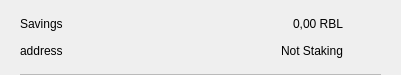
<?xml version="1.0" encoding="UTF-8"?>
<ui version="4.0">
 <class>CSRow</class>
 <widget class="QWidget" name="CSRow">
  <property name="geometry">
   <rect>
    <x>0</x>
    <y>0</y>
    <width>401</width>
    <height>75</height>
   </rect>
  </property>
  <property name="windowTitle">
   <string>Form</string>
  </property>
  <layout class="QVBoxLayout" name="verticalLayout">
   <property name="spacing">
    <number>0</number>
   </property>
   <property name="leftMargin">
    <number>20</number>
   </property>
   <property name="topMargin">
    <number>10</number>
   </property>
   <property name="rightMargin">
    <number>20</number>
   </property>
   <property name="bottomMargin">
    <number>0</number>
   </property>
   <item>
    <widget class="QWidget" name="info" native="true">
     <property name="minimumSize">
      <size>
       <width>0</width>
       <height>0</height>
      </size>
     </property>
     <layout class="QHBoxLayout" name="horizontalLayout_3">
      <property name="leftMargin">
       <number>0</number>
      </property>
      <property name="topMargin">
       <number>0</number>
      </property>
      <property name="rightMargin">
       <number>0</number>
      </property>
      <property name="bottomMargin">
       <number>10</number>
      </property>
      <item>
       <widget class="QWidget" name="container" native="true">
        <property name="minimumSize">
         <size>
          <width>0</width>
          <height>0</height>
         </size>
        </property>
        <layout class="QVBoxLayout" name="verticalLayout_2">
         <property name="spacing">
          <number>0</number>
         </property>
         <property name="leftMargin">
          <number>0</number>
         </property>
         <property name="topMargin">
          <number>0</number>
         </property>
         <property name="rightMargin">
          <number>0</number>
         </property>
         <property name="bottomMargin">
          <number>0</number>
         </property>
         <item>
          <layout class="QHBoxLayout" name="horizontalLayout">
           <item>
            <widget class="QLabel" name="labelName">
             <property name="toolTip">
              <string notr="true"/>
             </property>
             <property name="text">
              <string>Savings</string>
             </property>
            </widget>
           </item>
           <item>
            <spacer name="horizontalSpacer">
             <property name="orientation">
              <enum>Qt::Horizontal</enum>
             </property>
             <property name="sizeHint" stdset="0">
              <size>
               <width>40</width>
               <height>20</height>
              </size>
             </property>
            </spacer>
           </item>
           <item>
            <widget class="QLabel" name="labelAmount">
             <property name="text">
              <string>0,00 RBL</string>
             </property>
            </widget>
           </item>
          </layout>
         </item>
         <item>
          <layout class="QHBoxLayout" name="horizontalLayout_2">
           <item>
            <widget class="QLabel" name="labelAddress">
             <property name="toolTip">
              <string notr="true"/>
             </property>
             <property name="text">
              <string>address</string>
             </property>
            </widget>
           </item>
           <item>
            <spacer name="horizontalSpacer_2">
             <property name="orientation">
              <enum>Qt::Horizontal</enum>
             </property>
             <property name="sizeHint" stdset="0">
              <size>
               <width>40</width>
               <height>20</height>
              </size>
             </property>
            </spacer>
           </item>
           <item>
            <widget class="QLabel" name="labelStaking">
             <property name="text">
              <string>Not Staking</string>
             </property>
            </widget>
           </item>
          </layout>
         </item>
        </layout>
       </widget>
      </item>
      <item alignment="Qt::AlignHCenter|Qt::AlignVCenter">
       <widget class="QPushButton" name="pushButtonMenu">
        <property name="minimumSize">
         <size>
          <width>24</width>
          <height>24</height>
         </size>
        </property>
        <property name="maximumSize">
         <size>
          <width>32</width>
          <height>32</height>
         </size>
        </property>
        <property name="focusPolicy">
         <enum>Qt::NoFocus</enum>
        </property>
        <property name="styleSheet">
         <string notr="true">border:none; background-color:transparent;</string>
        </property>
        <property name="text">
         <string/>
        </property>
        <property name="icon">
         <iconset>
          <normaloff>://ic-menu-hover</normaloff>://ic-menu-hover</iconset>
        </property>
        <property name="iconSize">
         <size>
          <width>24</width>
          <height>24</height>
         </size>
        </property>
       </widget>
      </item>
     </layout>
    </widget>
   </item>
   <item>
    <widget class="QLabel" name="lblDivisory">
     <property name="minimumSize">
      <size>
       <width>0</width>
       <height>1</height>
      </size>
     </property>
     <property name="maximumSize">
      <size>
       <width>16777215</width>
       <height>1</height>
      </size>
     </property>
     <property name="styleSheet">
      <string notr="true">background-color:#bababa;</string>
     </property>
     <property name="text">
      <string/>
     </property>
     <property name="alignment">
      <set>Qt::AlignBottom|Qt::AlignLeading|Qt::AlignLeft</set>
     </property>
    </widget>
   </item>
  </layout>
 </widget>
 <resources/>
 <connections/>
</ui>
